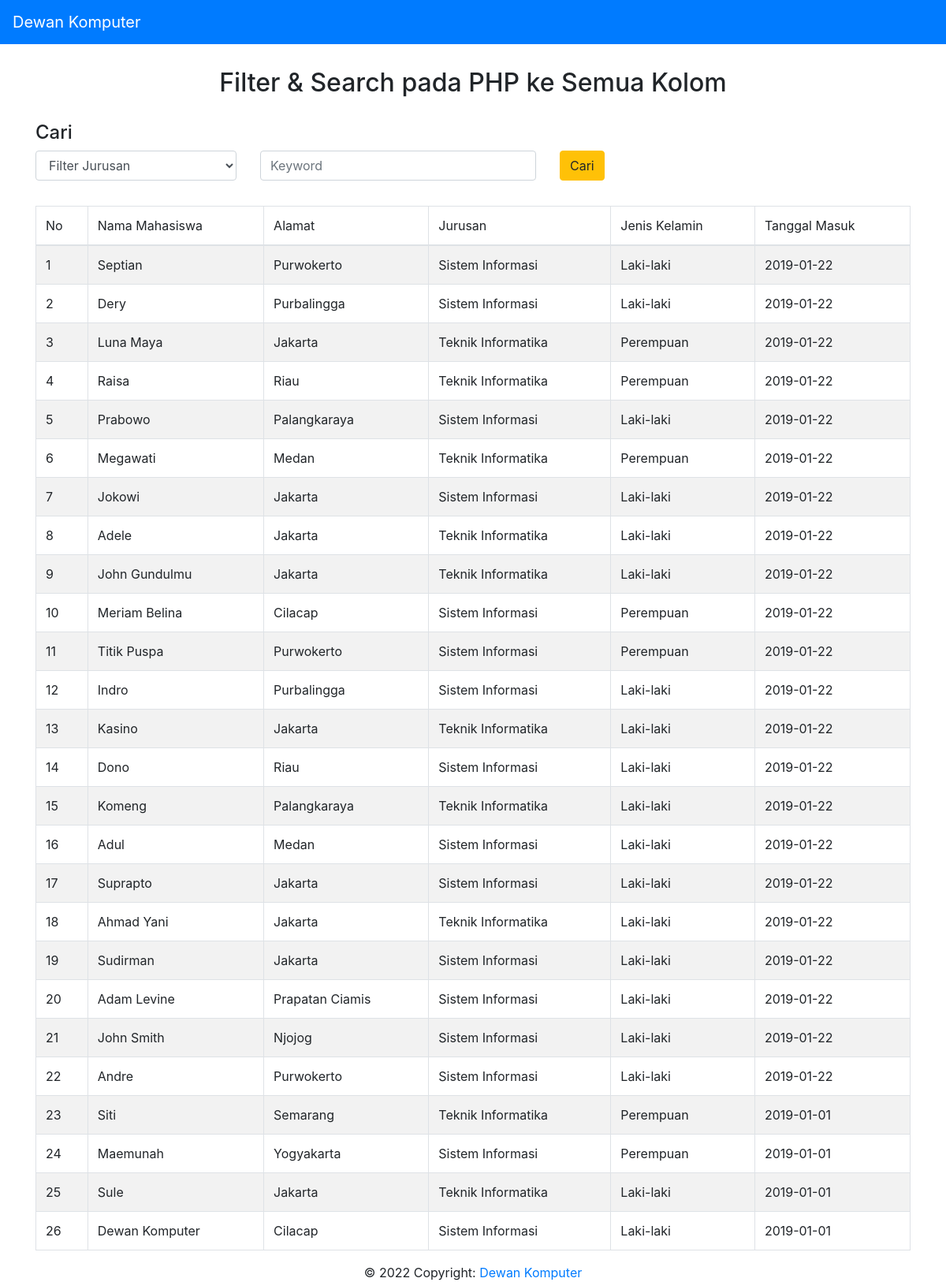
The page / on the database its author committed.
### tables this page shows
CREATE TABLE `tbl_mahasiswa_search`  (
  `id` int(11) NOT NULL AUTO_INCREMENT,
  `nama_mahasiswa` varchar(255) NOT NULL,
  `alamat` text NOT NULL,
  `jenis_kelamin` varchar(255) NOT NULL,
  `tgl_masuk` date NOT NULL,
  `jurusan` varchar(255) NOT NULL,
  PRIMARY KEY (`id`) USING BTREE
);

### index.php (the view, shortened to what this page needs)
<?php
include 'koneksi.php';
?>
<!DOCTYPE html>
<html>
<head>
    <link href="css/bootstrap.css" rel="stylesheet">
</head>
<body>
	<nav class="navbar navbar-dark bg-primary">
	  <a class="navbar-brand" href="index.php" style="color: #fff;">
	    Dewan Komputer
	  </a>
	</nav>
	<div class="container">
		<h2 align="center" style="margin: 30px;">Filter &amp; Search pada PHP ke Semua Kolom</h2>
		<?php
			$s_jurusan="";
            $s_keyword="";
		?>
		<form method="POST" action="">
	        <div class="row mb-3">
			    <div class="col-sm-12"><h4>Cari</h4></div>
			    <div class="col-sm-3">
			        <div class="form-group">
			            <select name="s_jurusan" id="s_jurusan" class="form-control">
			                <option value="">Filter Jurusan</option>
			            </select>
			        </div>
			    </div>
			    <div class="col-sm-4">
			        <div class="form-group">
			            <input type="text" placeholder="Keyword" name="s_keyword" id="s_keyword" class="form-control" value="<?php echo $s_keyword; ?>">
			        </div>
			    </div>
			    <div class="col-sm-4" >
			        <button id="search" name="search" class="btn btn-warning">Cari</button>
			    </div>
			</div>
		</form>
		<table class="table table-striped table-bordered" style="width:100%">
		    <thead>
		        <tr>
		            <td>No</td>
		            <td>Nama Mahasiswa</td>
		            <td>Alamat</td>
		            <td>Jurusan</td>
		            <td>Jenis Kelamin</td>
		            <td>Tanggal Masuk</td>
		        </tr>
		    </thead>
		    <tbody>
		        <?php
		            $search_jurusan = '%'. $s_jurusan .'%';
		            $search_keyword = '%'. $s_keyword .'%';
		            $no = 1;
		            $query = "SELECT * FROM tbl_mahasiswa_search WHERE jurusan LIKE ? AND (nama_mahasiswa LIKE ? OR alamat LIKE ? OR jurusan LIKE ? OR jenis_kelamin LIKE ? OR tgl_masuk LIKE ?) ORDER BY id DESC";
		            $dewan1 = $db1->prepare($query);
		            $dewan1->bind_param('ssssss', $search_jurusan, $search_keyword, $search_keyword, $search_keyword, $search_keyword, $search_keyword);
		            $dewan1->execute();
		            $res1 = $dewan1->get_result();
		            if ($res1->num_rows > 0) {
		                while ($row = $res1->fetch_assoc()) {
		                    $nama_mahasiswa = $row['nama_mahasiswa'];
		                    $alamat = $row['alamat'];
		                    $jurusan = $row['jurusan'];
		                    $jenis_kelamin = $row['jenis_kelamin'];
		                    $tgl_masuk = $row['tgl_masuk'];
		        ?>
		            <tr>
		                <td><?php echo $no++; ?></td>
		                <td><?php echo $nama_mahasiswa; ?></td>
		                <td><?php echo $alamat; ?></td>
		                <td><?php echo $jurusan; ?></td>
		                <td><?php echo $jenis_kelamin; ?></td>
		                <td><?php echo $tgl_masuk; ?></td>
		            </tr>
		        <?php } } else { ?>
		            <tr>
		                <td colspan='7'>Tidak ada data ditemukan</td>
		            </tr>
		        <?php } ?>
		    </tbody>
		</table>
    </div>
    <div class="text-center">© <?php echo date('Y'); ?> Copyright:
	    <a href="https://dewankomputer.com/"> Dewan Komputer</a>
	</div>
</body>
</html>

### rows shown on the page
tbl_mahasiswa_search: nama_mahasiswa "Septian", alamat "Purwokerto", jurusan "Sistem Informasi", jenis_kelamin "Laki-laki", tgl_masuk "2019-01-22"
tbl_mahasiswa_search: nama_mahasiswa "Dery", alamat "Purbalingga", jurusan "Sistem Informasi", jenis_kelamin "Laki-laki", tgl_masuk "2019-01-22"
tbl_mahasiswa_search: nama_mahasiswa "Luna Maya", alamat "Jakarta", jurusan "Teknik Informatika", jenis_kelamin "Perempuan", tgl_masuk "2019-01-22"
tbl_mahasiswa_search: nama_mahasiswa "Raisa", alamat "Riau", jurusan "Teknik Informatika", jenis_kelamin "Perempuan", tgl_masuk "2019-01-22"
tbl_mahasiswa_search: nama_mahasiswa "Prabowo", alamat "Palangkaraya", jurusan "Sistem Informasi", jenis_kelamin "Laki-laki", tgl_masuk "2019-01-22"
tbl_mahasiswa_search: nama_mahasiswa "Megawati", alamat "Medan", jurusan "Teknik Informatika", jenis_kelamin "Perempuan", tgl_masuk "2019-01-22"
tbl_mahasiswa_search: nama_mahasiswa "Jokowi", alamat "Jakarta", jurusan "Sistem Informasi", jenis_kelamin "Laki-laki", tgl_masuk "2019-01-22"
tbl_mahasiswa_search: nama_mahasiswa "Adele", alamat "Jakarta", jurusan "Teknik Informatika", jenis_kelamin "Laki-laki", tgl_masuk "2019-01-22"
tbl_mahasiswa_search: nama_mahasiswa "John Gundulmu", alamat "Jakarta", jurusan "Teknik Informatika", jenis_kelamin "Laki-laki", tgl_masuk "2019-01-22"
tbl_mahasiswa_search: nama_mahasiswa "Meriam Belina", alamat "Cilacap", jurusan "Sistem Informasi", jenis_kelamin "Perempuan", tgl_masuk "2019-01-22"
tbl_mahasiswa_search: nama_mahasiswa "Titik Puspa", alamat "Purwokerto", jurusan "Sistem Informasi", jenis_kelamin "Perempuan", tgl_masuk "2019-01-22"
tbl_mahasiswa_search: nama_mahasiswa "Indro", alamat "Purbalingga", jurusan "Sistem Informasi", jenis_kelamin "Laki-laki", tgl_masuk "2019-01-22"
tbl_mahasiswa_search: nama_mahasiswa "Kasino", alamat "Jakarta", jurusan "Teknik Informatika", jenis_kelamin "Laki-laki", tgl_masuk "2019-01-22"
tbl_mahasiswa_search: nama_mahasiswa "Dono", alamat "Riau", jurusan "Sistem Informasi", jenis_kelamin "Laki-laki", tgl_masuk "2019-01-22"
tbl_mahasiswa_search: nama_mahasiswa "Komeng", alamat "Palangkaraya", jurusan "Teknik Informatika", jenis_kelamin "Laki-laki", tgl_masuk "2019-01-22"
tbl_mahasiswa_search: nama_mahasiswa "Adul", alamat "Medan", jurusan "Sistem Informasi", jenis_kelamin "Laki-laki", tgl_masuk "2019-01-22"
tbl_mahasiswa_search: nama_mahasiswa "Suprapto", alamat "Jakarta", jurusan "Sistem Informasi", jenis_kelamin "Laki-laki", tgl_masuk "2019-01-22"
tbl_mahasiswa_search: nama_mahasiswa "Ahmad Yani", alamat "Jakarta", jurusan "Teknik Informatika", jenis_kelamin "Laki-laki", tgl_masuk "2019-01-22"
tbl_mahasiswa_search: nama_mahasiswa "Sudirman", alamat "Jakarta", jurusan "Sistem Informasi", jenis_kelamin "Laki-laki", tgl_masuk "2019-01-22"
tbl_mahasiswa_search: nama_mahasiswa "Adam Levine", alamat "Prapatan Ciamis", jurusan "Sistem Informasi", jenis_kelamin "Laki-laki", tgl_masuk "2019-01-22"
tbl_mahasiswa_search: nama_mahasiswa "John Smith", alamat "Njojog", jurusan "Sistem Informasi", jenis_kelamin "Laki-laki", tgl_masuk "2019-01-22"
tbl_mahasiswa_search: nama_mahasiswa "Andre", alamat "Purwokerto", jurusan "Sistem Informasi", jenis_kelamin "Laki-laki", tgl_masuk "2019-01-22"
tbl_mahasiswa_search: nama_mahasiswa "Siti", alamat "Semarang", jurusan "Teknik Informatika", jenis_kelamin "Perempuan", tgl_masuk "2019-01-01"
tbl_mahasiswa_search: nama_mahasiswa "Maemunah", alamat "Yogyakarta", jurusan "Sistem Informasi", jenis_kelamin "Perempuan", tgl_masuk "2019-01-01"
tbl_mahasiswa_search: nama_mahasiswa "Sule", alamat "Jakarta", jurusan "Teknik Informatika", jenis_kelamin "Laki-laki", tgl_masuk "2019-01-01"
tbl_mahasiswa_search: nama_mahasiswa "Dewan Komputer", alamat "Cilacap", jurusan "Sistem Informasi", jenis_kelamin "Laki-laki", tgl_masuk "2019-01-01"
